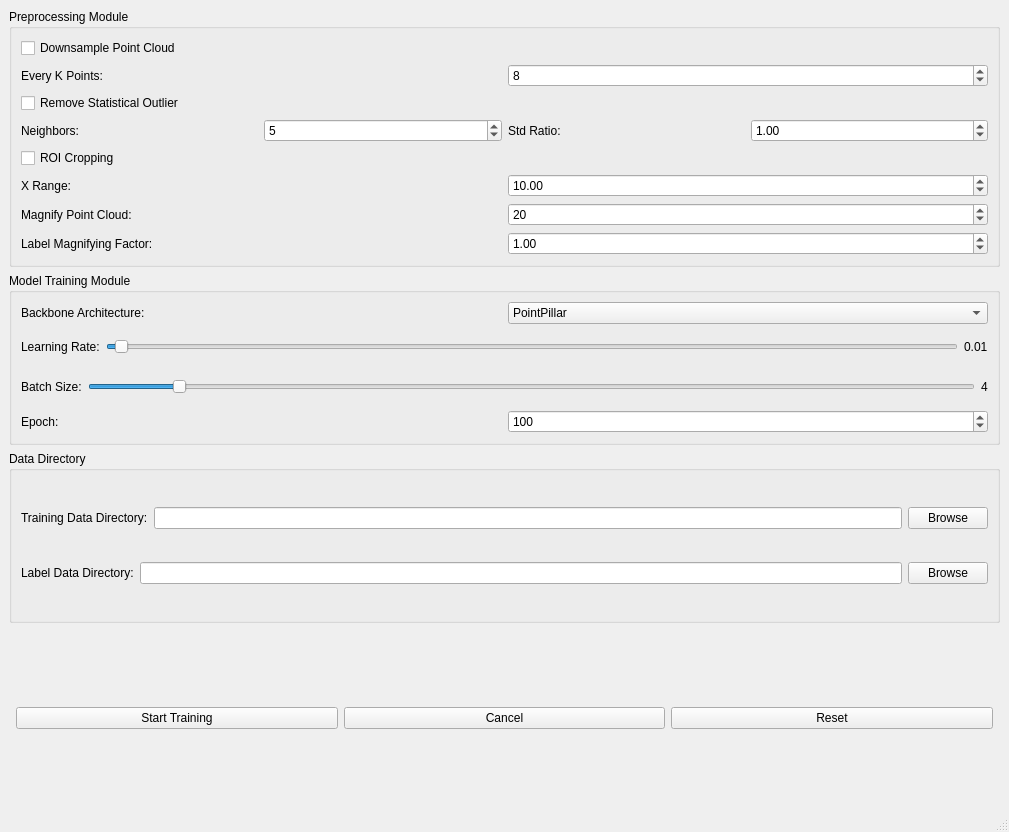
<?xml version="1.0" encoding="UTF-8"?>
<ui version="4.0">
 <class>MainWindow</class>
 <widget class="QMainWindow" name="MainWindow">
  <property name="geometry">
   <rect>
    <x>0</x>
    <y>0</y>
    <width>1009</width>
    <height>832</height>
   </rect>
  </property>
  <property name="windowTitle">
   <string>3D Object Detection Model Training</string>
  </property>
  <widget class="QWidget" name="centralwidget">
   <layout class="QVBoxLayout" name="verticalLayout_main">
    <item>
     <widget class="QGroupBox" name="preprocessingGroupBox">
      <property name="title">
       <string>Preprocessing Module</string>
      </property>
      <layout class="QVBoxLayout" name="verticalLayout_preprocessing">
       <item>
        <widget class="QCheckBox" name="downsampleCheckBox">
         <property name="text">
          <string>Downsample Point Cloud</string>
         </property>
        </widget>
       </item>
       <item>
        <layout class="QHBoxLayout" name="horizontalLayout_downsample">
         <item>
          <widget class="QLabel" name="downsampleLabel">
           <property name="text">
            <string>Every K Points:</string>
           </property>
          </widget>
         </item>
         <item>
          <widget class="QSpinBox" name="downsampleSpinBox">
           <property name="minimum">
            <number>1</number>
           </property>
           <property name="maximum">
            <number>100</number>
           </property>
           <property name="value">
            <number>8</number>
           </property>
          </widget>
         </item>
        </layout>
       </item>
       <item>
        <widget class="QCheckBox" name="removeOutlierCheckBox">
         <property name="text">
          <string>Remove Statistical Outlier</string>
         </property>
        </widget>
       </item>
       <item>
        <layout class="QHBoxLayout" name="horizontalLayout_removeOutlier">
         <item>
          <widget class="QLabel" name="nbNeighborsLabel">
           <property name="text">
            <string>Neighbors:</string>
           </property>
          </widget>
         </item>
         <item>
          <widget class="QSpinBox" name="nbNeighborsSpinBox">
           <property name="minimum">
            <number>1</number>
           </property>
           <property name="maximum">
            <number>100</number>
           </property>
           <property name="value">
            <number>5</number>
           </property>
          </widget>
         </item>
         <item>
          <widget class="QLabel" name="stdRatioLabel">
           <property name="text">
            <string>Std Ratio:</string>
           </property>
          </widget>
         </item>
         <item>
          <widget class="QDoubleSpinBox" name="stdRatioDoubleSpinBox">
           <property name="minimum">
            <double>0.000000000000000</double>
           </property>
           <property name="maximum">
            <double>100.000000000000000</double>
           </property>
           <property name="value">
            <double>1.0</double>
           </property>
          </widget>
         </item>
        </layout>
       </item>
       <item>
        <widget class="QCheckBox" name="roiCroppingCheckBox">
         <property name="text">
          <string>ROI Cropping</string>
         </property>
        </widget>
       </item>
       <item>
        <layout class="QHBoxLayout" name="horizontalLayout_roiCropping">
         <item>
          <widget class="QLabel" name="roiCroppingLabel">
           <property name="text">
            <string>X Range:</string>
           </property>
          </widget>
         </item>
         <item>
          <widget class="QDoubleSpinBox" name="roiCroppingSpinBox">
           <property name="minimum">
            <double>0.000000000000000</double>
           </property>
           <property name="maximum">
            <double>100.000000000000000</double>
           </property>
           <property name="value">
            <double>10.0</double>
           </property>
          </widget>
         </item>
        </layout>
       </item>
       <item>
        <layout class="QHBoxLayout" name="horizontalLayout_magnify">
         <item>
          <widget class="QLabel" name="magnifyPCLable">
           <property name="text">
            <string>Magnify Point Cloud:</string>
           </property>
          </widget>
         </item>
         <item>
          <widget class="QSpinBox" name="magnifyPCSpinBox">
           <property name="minimum">
            <number>1</number>
           </property>
           <property name="maximum">
            <number>100</number>
           </property>
           <property name="value">
            <number>20</number>
           </property>
          </widget>
         </item>
        </layout>
       </item>
       <item>
        <layout class="QHBoxLayout" name="horizontalLayout_labelMagnify">
         <item>
          <widget class="QLabel" name="labelMagnifyLabel">
           <property name="text">
            <string>Label Magnifying Factor:</string>
           </property>
          </widget>
         </item>
         <item>
          <widget class="QDoubleSpinBox" name="labelMagnifyDoubleSpinBox">
           <property name="minimum">
            <double>0.000000000000000</double>
           </property>
           <property name="maximum">
            <double>10.000000000000000</double>
           </property>
           <property name="value">
            <double>1.0</double>
           </property>
          </widget>
         </item>
        </layout>
       </item>
      </layout>
     </widget>
    </item>
    <item>
     <widget class="QGroupBox" name="trainingGroupBox">
      <property name="title">
       <string>Model Training Module</string>
      </property>
      <layout class="QVBoxLayout" name="verticalLayout_training">
       <item>
        <layout class="QHBoxLayout" name="horizontalLayout_backbone">
         <item>
          <widget class="QLabel" name="backboneLabel">
           <property name="text">
            <string>Backbone Architecture:</string>
           </property>
          </widget>
         </item>
         <item>
          <widget class="QComboBox" name="backboneComboBox">
           <item>
            <property name="text">
             <string>PointPillar</string>
            </property>
           </item>
           <item>
            <property name="text">
             <string>Point-RCNN</string>
            </property>
           </item>
           <item>
            <property name="text">
             <string>PV-RCNN</string>
            </property>
           </item>
          </widget>
         </item>
        </layout>
       </item>
       <item>
        <layout class="QHBoxLayout" name="horizontalLayout_lr">
         <item>
          <widget class="QLabel" name="learningRateLabel">
           <property name="text">
            <string>Learning Rate:</string>
           </property>
          </widget>
         </item>
         <item>
          <widget class="QSlider" name="learningRateSlider">
           <property name="minimum">
            <number>1</number>
           </property>
           <property name="maximum">
            <number>10000</number>
           </property>
           <property name="value">
            <number>100</number>
           </property>
           <property name="orientation">
            <enum>Qt::Horizontal</enum>
           </property>
          </widget>
         </item>
         <item>
          <widget class="QLabel" name="learningRateValueLabel">
           <property name="text">
            <string>0.01</string>
           </property>
          </widget>
         </item>
        </layout>
       </item>
       <item>
        <layout class="QHBoxLayout" name="horizontalLayout_batchSize">
         <item>
          <widget class="QLabel" name="batchSizeLabel">
           <property name="text">
            <string>Batch Size:</string>
           </property>
          </widget>
         </item>
         <item>
          <widget class="QSlider" name="batchSizeSlider">
           <property name="minimum">
            <number>1</number>
           </property>
           <property name="maximum">
            <number>32</number>
           </property>
           <property name="value">
            <number>4</number>
           </property>
           <property name="orientation">
            <enum>Qt::Horizontal</enum>
           </property>
          </widget>
         </item>
         <item>
          <widget class="QLabel" name="batchSizeValueLabel">
           <property name="text">
            <string>4</string>
           </property>
          </widget>
         </item>
        </layout>
       </item>
       <item>
        <layout class="QHBoxLayout" name="horizontalLayout_epoch">
         <item>
          <widget class="QLabel" name="epochLabel">
           <property name="text">
            <string>Epoch:</string>
           </property>
          </widget>
         </item>
         <item>
          <widget class="QSpinBox" name="epochSpinBox">
           <property name="minimum">
            <number>1</number>
           </property>
           <property name="maximum">
            <number>500</number>
           </property>
           <property name="value">
            <number>100</number>
           </property>
          </widget>
         </item>
        </layout>
       </item>
      </layout>
     </widget>
    </item>
    <item>
     <widget class="QGroupBox" name="dataDirectoryGroupBox">
      <property name="title">
       <string>Data Directory</string>
      </property>
      <layout class="QVBoxLayout" name="verticalLayout_dataDirectory">
       <item>
        <layout class="QHBoxLayout" name="horizontalLayout_trainingData">
         <item>
          <widget class="QLabel" name="trainingDataLabel">
           <property name="text">
            <string>Training Data Directory:</string>
           </property>
          </widget>
         </item>
         <item>
          <widget class="QLineEdit" name="trainingDataLineEdit"/>
         </item>
         <item>
          <widget class="QPushButton" name="browseTrainingDataButton">
           <property name="text">
            <string>Browse</string>
           </property>
          </widget>
         </item>
        </layout>
       </item>
       <item>
        <layout class="QHBoxLayout" name="horizontalLayout_labelData">
         <item>
          <widget class="QLabel" name="labelDataLabel">
           <property name="text">
            <string>Label Data Directory:</string>
           </property>
          </widget>
         </item>
         <item>
          <widget class="QLineEdit" name="labelDataLineEdit"/>
         </item>
         <item>
          <widget class="QPushButton" name="browseLabelDataButton">
           <property name="text">
            <string>Browse</string>
           </property>
          </widget>
         </item>
        </layout>
       </item>
      </layout>
     </widget>
    </item>
    <item>
     <layout class="QVBoxLayout" name="verticalLayout_buttons">
      <item>
       <spacer name="verticalSpacer">
        <property name="orientation">
         <enum>Qt::Vertical</enum>
        </property>
        <property name="sizeType">
         <enum>QSizePolicy::Expanding</enum>
        </property>
       </spacer>
      </item>
      <item>
       <layout class="QHBoxLayout" name="horizontalLayout_buttons">
        <item>
         <spacer name="horizontalSpacer_1">
          <property name="orientation">
           <enum>Qt::Horizontal</enum>
          </property>
          <property name="sizeType">
           <enum>QSizePolicy::Expanding</enum>
          </property>
         </spacer>
        </item>
        <item>
         <widget class="QPushButton" name="startTrainingButton">
          <property name="text">
           <string>Start Training</string>
          </property>
         </widget>
        </item>
        <item>
         <widget class="QPushButton" name="cancelButton">
          <property name="text">
           <string>Cancel</string>
          </property>
         </widget>
        </item>
        <item>
         <widget class="QPushButton" name="resetButton">
          <property name="text">
           <string>Reset</string>
          </property>
         </widget>
        </item>
        <item>
         <spacer name="horizontalSpacer_2">
          <property name="orientation">
           <enum>Qt::Horizontal</enum>
          </property>
          <property name="sizeType">
           <enum>QSizePolicy::Expanding</enum>
          </property>
         </spacer>
        </item>
       </layout>
      </item>
     </layout>
    </item>
   </layout>
  </widget>
  <widget class="QMenuBar" name="menubar">
   <property name="geometry">
    <rect>
     <x>0</x>
     <y>0</y>
     <width>1009</width>
     <height>21</height>
    </rect>
   </property>
  </widget>
  <widget class="QStatusBar" name="statusbar"/>
 </widget>
 <resources/>
 <connections/>
</ui>
